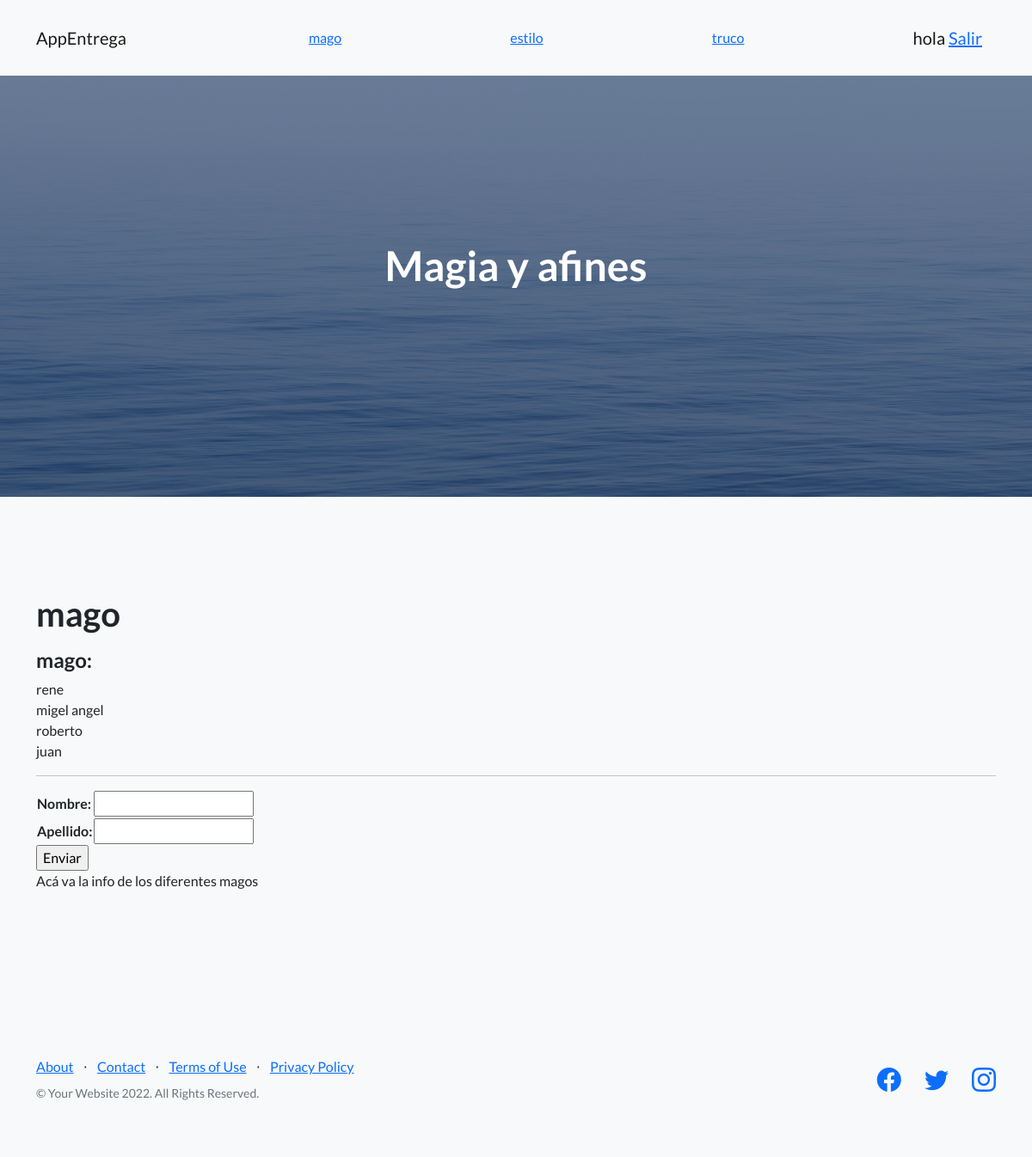
Page /AppEntrega/mago on the earlier database version.
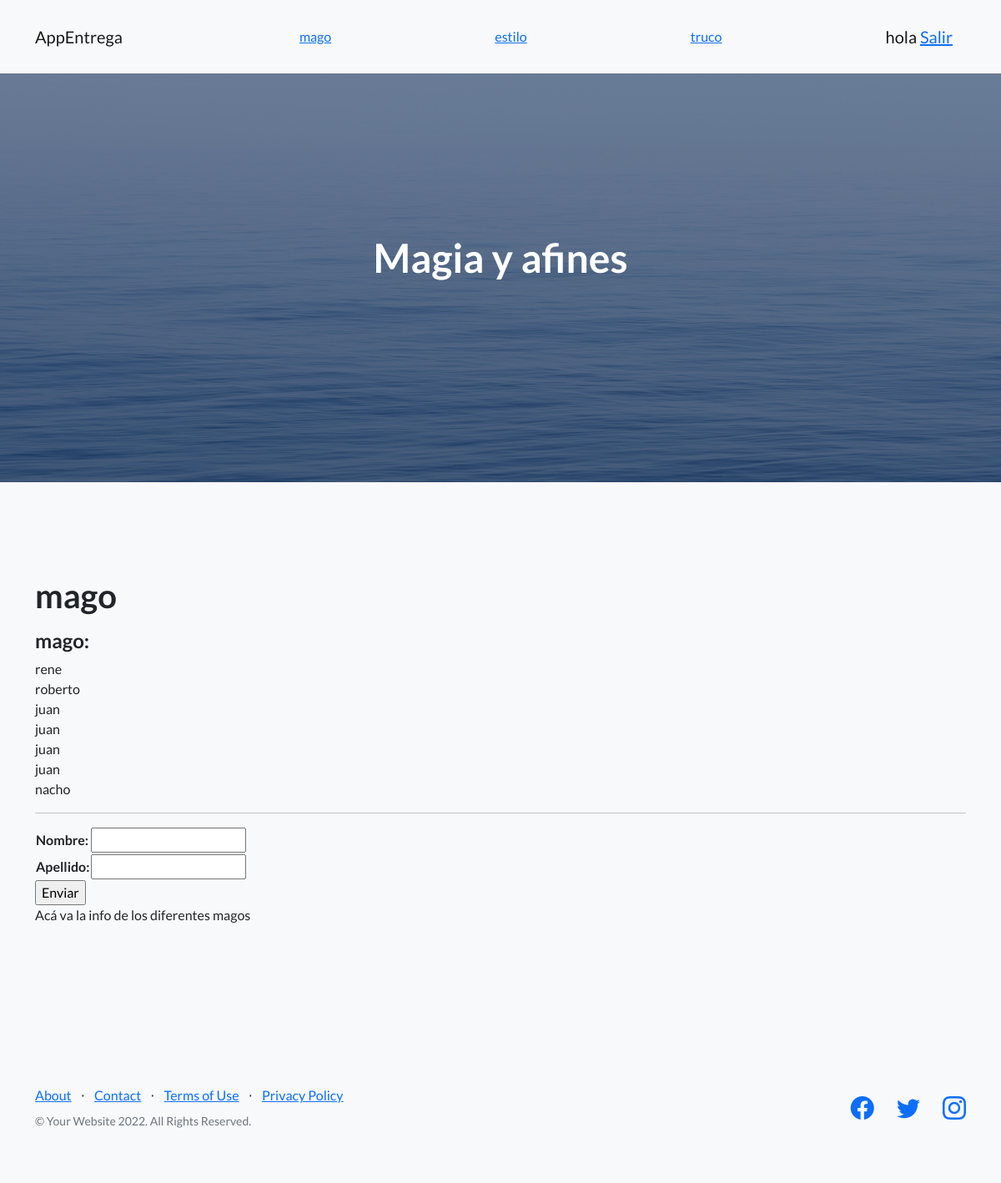
Same page on the later database version.
### AppEntrega/models.py (models this page shows, shortened)
class Mago(models.Model):
    nombre= models.CharField(max_length=40)
    apellido= models.CharField(max_length=40)

### AppEntrega/views.py (the view)
# urls.py: path("mago", views.mago,name="mago"),
def mago (request):
    mi_mago=Mago.objects.all()
    if request.method =='POST':
        mi_formulario=MagoFormulario(request.POST)
        if mi_formulario.is_valid():
            informacion=mi_formulario.cleaned_data
            mago=Mago(nombre=informacion['nombre'], apellido=informacion['apellido'])
            mago.save()
            nuevo_mago={'nombre':informacion['nombre']}
            return render(request,'AppEntrega/mago.html', {'formulario_mago':mi_mago,
                                                            'nuevo_mago':nuevo_mago,
                                                            'mi_mago':mi_mago})
    else:
        mi_formulario=MagoFormulario()
    return render(request, "AppEntrega/mago.html", {'formulario_mago':mi_formulario,'mi_mago':mi_mago})

### AppEntrega/forms.py
class MagoFormulario(forms.Form):
    nombre= forms.CharField()
    apellido= forms.CharField()

### AppEntrega/templates/AppEntrega/mago.html (shortened to what this page needs)
{% extends "AppEntrega/padre.html" %}
{% block contenido %}
<section class="features-icons bg-light">
    <div class="container">
        <div class="row">
            <div class="col-lg-12">
                            <h1>mago</h1>
                            <h4>mago:</h4>
                            {% for mago in mi_mago %}
                            {{mago.nombre}} <br>
                            {% endfor %}
                            <hr>
                            <form action="{% url 'mago' %}" method="POST">
                                <table>
                                    {{formulario_mago.as_table}}
                                </table>
                                <input type="submit" value="Enviar">
                            <p>Acá va la info de los diferentes magos</p>
            </div>
        </div>
    </div>
</section>
{% endblock %}

### AppEntrega/templates/AppEntrega/padre.html (shortened to what this page needs)
<!DOCTYPE html>
<html lang="en">
    <head>
        {% load static %}
        <link href="https://cdn.jsdelivr.net/npm/bootstrap-icons@1.5.0/font/bootstrap-icons.css" rel="stylesheet" type="text/css" />
        <link href="{% static 'AppEntrega/css/styles.css'%}" rel="stylesheet" />
    </head>
    <body>
        <nav class="navbar navbar-light bg-light static-top">
            <div class="container">
                <a class="navbar-brand" href="{% url 'inicio' %}">AppEntrega</a>
                <a href="{% url 'mago' %}">mago</a>
                <a href="{% url 'estilo' %}">estilo</a>
                <a href="{% url 'truco' %}">truco</a>
                {% if not request.user.is_authenticated %}
                <p class="navbar-brand" style="margin-top: 1rem; margin-bottom: 1rem;">
                    hola{{ user.username }}
                    <a href="{% url 'AppEntrega/logout' %}">Salir</a>
                </p>
                {% else %}
                <a class="btn btn-primary" href="{% url 'login' %}">login</a>
                {% endif %}
            </div>
        </nav>
        <header class="masthead">
            <div class="container position-relative">
                <div class="row justify-content-center">
                    <div class="col-xl-6">
                        <div class="text-center text-white">
                            <h1 class="mb-5">Magia y afines </h1>
                        </div>
                    </div>
                </div>
            </div>
        </header>
        {% block contenido %}
        {% endblock %}
        <footer class="footer bg-light">
            <div class="container">
                <div class="row">
                    <div class="col-lg-6 h-100 text-center text-lg-start my-auto">
                        <ul class="list-inline mb-2">
                            <li class="list-inline-item"><a href="#!">About</a></li>
                            <li class="list-inline-item">⋅</li>
                            <li class="list-inline-item"><a href="#!">Contact</a></li>
                            <li class="list-inline-item">⋅</li>
                            <li class="list-inline-item"><a href="#!">Terms of Use</a></li>
                            <li class="list-inline-item">⋅</li>
                            <li class="list-inline-item"><a href="#!">Privacy Policy</a></li>
                        </ul>
                        <p class="text-muted small mb-4 mb-lg-0">&copy; Your Website 2022. All Rights Reserved.</p>
                    </div>
                    <div class="col-lg-6 h-100 text-center text-lg-end my-auto">
                        <ul class="list-inline mb-0">
                            <li class="list-inline-item me-4">
                                <a href="#!"><i class="bi-facebook fs-3"></i></a>
                            </li>
                            <li class="list-inline-item me-4">
                                <a href="#!"><i class="bi-twitter fs-3"></i></a>
                            </li>
                            <li class="list-inline-item">
                                <a href="#!"><i class="bi-instagram fs-3"></i></a>
                            </li>
                        </ul>
                    </div>
                </div>
            </div>
        </footer>
    </body>
</html>

Differences in the rows shown:
removed Mago: nombre "migel angel"
added Mago: nombre "juan"
added Mago: nombre "juan"
added Mago: nombre "juan"
added Mago: nombre "nacho"
